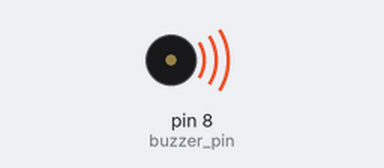
This sketch was run on a simulated Arduino Nano, built with avr-gcc and run on an emulated ATmega328P. Shown: buzzer (waves = sounding).

Above: at 0.3 s.
Timing chart, 0 to 14.3 s (numbered marks = the images above):
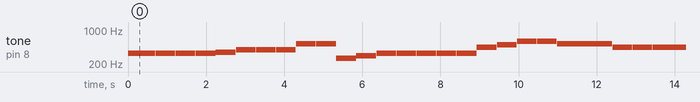

The sketch:

__.ino
```cpp
/*------------音符对应蜂鸣器频率------------*/

#define B0  31
#define C1  33
#define CS1 35
#define D1  37
#define DS1 39
#define E1  41
#define F1  44
#define FS1 46
#define G1  49
#define GS1 52
#define A1  55
#define AS1 58
#define B1  62
#define C2  65
#define CS2 69
#define D2  73
#define DS2 78
#define E2  82
#define F2  87
#define FS2 93
#define G2  98
#define GS2 104
#define A2  110
#define AS2 117
#define B2  123
#define C3  131
#define CS3 139
#define D3  147
#define DS3 156
#define E3  165
#define F3  175
#define FS3 185
#define G3  196
#define GS3 208
#define A3  220
#define AS3 233
#define B3  247
#define C4  262
#define CS4 277
#define D4  294
#define DS4 311
#define E4  330
#define F4  349
#define FS4 370
#define G4  392
#define GS4 415
#define A4  440
#define AS4 466
#define B4  494
#define C5  523
#define CS5 554
#define D5  587
#define DS5 622
#define E5  659
#define F5  698
#define FS5 740
#define G5  784
#define GS5 831
#define A5  880
#define AS5 932
#define B5  988
#define C6  1047
#define CS6 1109
#define D6  1175
#define DS6 1245
#define E6  1319
#define F6  1397
#define FS6 1480
#define G6  1568
#define GS6 1661
#define A6  1760
#define AS6 1865
#define B6  1976
#define C7  2093
#define CS7 2217
#define D7  2349
#define DS7 2489
#define E7  2637
#define F7  2794
#define FS7 2960
#define G7  3136
#define GS7 3322
#define A7  3520
#define AS7 3729
#define B7  3951
#define C8  4186
#define CS8 4435
#define D8  4699
#define DS8 4978

#define buzzer_pin 8 //定义蜂鸣器引脚

/*------------定义歌曲音调的数组------------*/

int notes[] = {
 E4,E4,E4,E4,F4,G4,G4,
 G4,C5,C5,
 C4,D4,
 E4,E4,E4,E4,E4,A4,B4,D5,
 D5,C5,C5,
 A4,A4,A4,A4,B4,C5,D5,
 D5,G4,G4,C5,D5,
 E5,E5,E5,D5,D5,C5,E5,D5,D5,
 D5,D4

};

/*------------定义歌曲节奏的数组------------*/

byte beats[] = {
 200,400,400,400,400,400,400,
 400,400,
 400,400,
 400,400,400,400,400,400,400,400,
 400,400,200,
 200,400,400,400,400,400,400,
 400,400,200,400,400,
 400,400,400,400,400,400,800,200,800,
 200,400


};

void setup() {
  pinMode(buzzer_pin, OUTPUT); //定义蜂鸣器引脚为输出状态
}

void loop() {
  for ( int i = 0; i < 44 ; i++) {

/*------------设置i在歌曲长度内递增，这样就能逐一执行数组中的数据------------*/

    tone(buzzer_pin, notes[i]); //播放音乐
    delay(beats[i]*3.5); //播放间隔

    noTone(buzzer_pin);
    delay(10);
  }
}
```

Measured:
- by itself, tone on pin 8 (buzzer_pin): plays 330 Hz for 0.70 s, 330 Hz for 0.50 s, 330 Hz for 0.50 s, 330 Hz for 0.50 s, 349 Hz for 0.50 s, 392 Hz for 0.50 s … (248 notes in this stretch)
